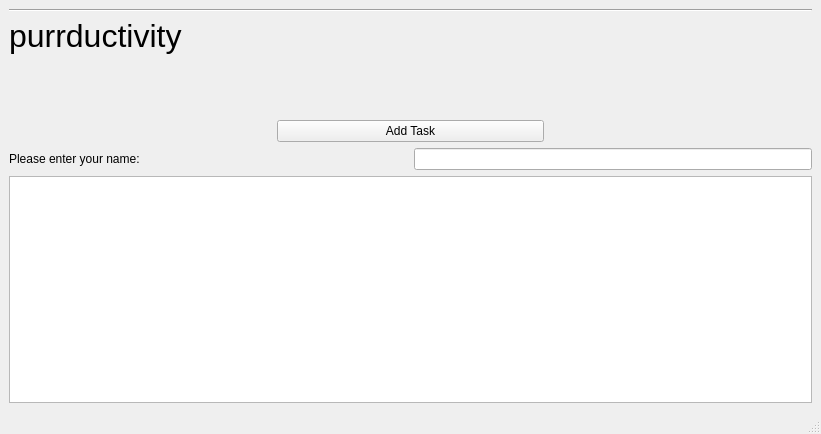
<?xml version="1.0" encoding="UTF-8"?>
<ui version="4.0">
 <class>MainWindow</class>
 <widget class="QMainWindow" name="MainWindow">
  <property name="geometry">
   <rect>
    <x>0</x>
    <y>0</y>
    <width>821</width>
    <height>434</height>
   </rect>
  </property>
  <property name="sizePolicy">
   <sizepolicy hsizetype="MinimumExpanding" vsizetype="MinimumExpanding">
    <horstretch>0</horstretch>
    <verstretch>0</verstretch>
   </sizepolicy>
  </property>
  <property name="minimumSize">
   <size>
    <width>0</width>
    <height>0</height>
   </size>
  </property>
  <property name="contextMenuPolicy">
   <enum>Qt::NoContextMenu</enum>
  </property>
  <property name="windowTitle">
   <string>Purrductivity</string>
  </property>
  <widget class="QWidget" name="centralwidget">
   <layout class="QVBoxLayout" name="verticalLayout">
    <item>
     <widget class="Line" name="line">
      <property name="orientation">
       <enum>Qt::Horizontal</enum>
      </property>
     </widget>
    </item>
    <item>
     <layout class="QVBoxLayout" name="verticalLayout_5">
      <item>
       <layout class="QHBoxLayout" name="horizontalLayout_4">
        <item>
         <widget class="QLabel" name="title">
          <property name="sizePolicy">
           <sizepolicy hsizetype="Minimum" vsizetype="Preferred">
            <horstretch>0</horstretch>
            <verstretch>0</verstretch>
           </sizepolicy>
          </property>
          <property name="maximumSize">
           <size>
            <width>500</width>
            <height>50</height>
           </size>
          </property>
          <property name="font">
           <font>
            <pointsize>24</pointsize>
           </font>
          </property>
          <property name="contextMenuPolicy">
           <enum>Qt::CustomContextMenu</enum>
          </property>
          <property name="text">
           <string notr="true">purrductivity</string>
          </property>
          <property name="textFormat">
           <enum>Qt::MarkdownText</enum>
          </property>
          <property name="alignment">
           <set>Qt::AlignLeading|Qt::AlignLeft|Qt::AlignTop</set>
          </property>
          <property name="wordWrap">
           <bool>true</bool>
          </property>
          <property name="indent">
           <number>0</number>
          </property>
         </widget>
        </item>
        <item>
         <widget class="QLabel" name="hello_label">
          <property name="minimumSize">
           <size>
            <width>0</width>
            <height>0</height>
           </size>
          </property>
          <property name="text">
           <string/>
          </property>
          <property name="alignment">
           <set>Qt::AlignRight|Qt::AlignTrailing|Qt::AlignVCenter</set>
          </property>
         </widget>
        </item>
       </layout>
      </item>
      <item>
       <widget class="QLabel" name="progress_label">
        <property name="text">
         <string/>
        </property>
        <property name="alignment">
         <set>Qt::AlignBottom|Qt::AlignHCenter</set>
        </property>
       </widget>
      </item>
      <item>
       <widget class="QLabel" name="gif">
        <property name="text">
         <string/>
        </property>
        <property name="alignment">
         <set>Qt::AlignCenter</set>
        </property>
       </widget>
      </item>
      <item>
       <widget class="QLabel" name="task_count">
        <property name="text">
         <string/>
        </property>
        <property name="alignment">
         <set>Qt::AlignBottom|Qt::AlignHCenter</set>
        </property>
       </widget>
      </item>
      <item>
       <layout class="QHBoxLayout" name="horizontalLayout_5">
        <item>
         <spacer name="horizontalSpacer">
          <property name="orientation">
           <enum>Qt::Horizontal</enum>
          </property>
          <property name="sizeHint" stdset="0">
           <size>
            <width>40</width>
            <height>20</height>
           </size>
          </property>
         </spacer>
        </item>
        <item>
         <widget class="QPushButton" name="add_task_button">
          <property name="sizePolicy">
           <sizepolicy hsizetype="MinimumExpanding" vsizetype="Minimum">
            <horstretch>0</horstretch>
            <verstretch>0</verstretch>
           </sizepolicy>
          </property>
          <property name="text">
           <string>Add Task</string>
          </property>
         </widget>
        </item>
        <item>
         <spacer name="horizontalSpacer_2">
          <property name="orientation">
           <enum>Qt::Horizontal</enum>
          </property>
          <property name="sizeType">
           <enum>QSizePolicy::MinimumExpanding</enum>
          </property>
          <property name="sizeHint" stdset="0">
           <size>
            <width>40</width>
            <height>20</height>
           </size>
          </property>
         </spacer>
        </item>
       </layout>
      </item>
      <item>
       <layout class="QHBoxLayout" name="horizontalLayout_3">
        <item>
         <widget class="QLabel" name="prompt">
          <property name="sizePolicy">
           <sizepolicy hsizetype="Expanding" vsizetype="Preferred">
            <horstretch>0</horstretch>
            <verstretch>0</verstretch>
           </sizepolicy>
          </property>
          <property name="text">
           <string>Please enter your name:</string>
          </property>
          <property name="textFormat">
           <enum>Qt::PlainText</enum>
          </property>
          <property name="alignment">
           <set>Qt::AlignLeading|Qt::AlignLeft|Qt::AlignVCenter</set>
          </property>
          <property name="indent">
           <number>0</number>
          </property>
         </widget>
        </item>
        <item>
         <widget class="QLineEdit" name="input">
          <property name="sizePolicy">
           <sizepolicy hsizetype="Expanding" vsizetype="Fixed">
            <horstretch>0</horstretch>
            <verstretch>0</verstretch>
           </sizepolicy>
          </property>
          <property name="minimumSize">
           <size>
            <width>0</width>
            <height>0</height>
           </size>
          </property>
         </widget>
        </item>
       </layout>
      </item>
      <item>
       <widget class="QTableWidget" name="task_table">
        <property name="sizePolicy">
         <sizepolicy hsizetype="MinimumExpanding" vsizetype="MinimumExpanding">
          <horstretch>0</horstretch>
          <verstretch>0</verstretch>
         </sizepolicy>
        </property>
        <property name="font">
         <font>
          <pointsize>7</pointsize>
         </font>
        </property>
        <property name="wordWrap">
         <bool>true</bool>
        </property>
        <attribute name="horizontalHeaderStretchLastSection">
         <bool>true</bool>
        </attribute>
       </widget>
      </item>
     </layout>
    </item>
   </layout>
  </widget>
  <widget class="QMenuBar" name="menubar">
   <property name="geometry">
    <rect>
     <x>0</x>
     <y>0</y>
     <width>821</width>
     <height>21</height>
    </rect>
   </property>
  </widget>
  <widget class="QStatusBar" name="statusbar"/>
 </widget>
 <resources/>
 <connections/>
</ui>
